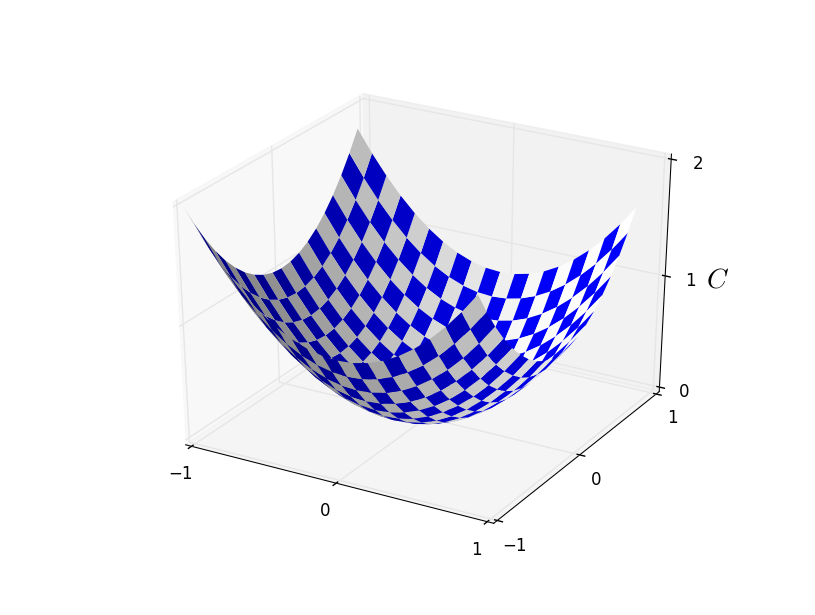

This figure's Python source:
"""valley2.py
~~~~~~~~~~~~~

Plots a function of two variables to minimize.  The function is a
fairly generic valley function.

Note that this is a duplicate of valley.py, but omits labels on the
axis.  It's bad practice to duplicate in this way, but I had
considerable trouble getting matplotlib to update a graph in the way I
needed (adding or removing labels), so finally fell back on this as a
kludge solution.

"""

#### Libraries
# Third party libraries
from matplotlib.ticker import LinearLocator
# Note that axes3d is not explicitly used in the code, but is needed
# to register the 3d plot type correctly
from mpl_toolkits.mplot3d import axes3d 
import matplotlib.pyplot as plt
import numpy

fig = plt.figure()
ax = fig.gca(projection='3d')
X = numpy.arange(-1, 1, 0.1)
Y = numpy.arange(-1, 1, 0.1)
X, Y = numpy.meshgrid(X, Y)
Z = X**2 + Y**2

colortuple = ('w', 'b')
colors = numpy.empty(X.shape, dtype=str)
for x in xrange(len(X)):
    for y in xrange(len(Y)):
        colors[x, y] = colortuple[(x + y) % 2]

surf = ax.plot_surface(X, Y, Z, rstride=1, cstride=1, facecolors=colors,
        linewidth=0)

ax.set_xlim3d(-1, 1)
ax.set_ylim3d(-1, 1)
ax.set_zlim3d(0, 2)
ax.w_xaxis.set_major_locator(LinearLocator(3))
ax.w_yaxis.set_major_locator(LinearLocator(3))
ax.w_zaxis.set_major_locator(LinearLocator(3))
ax.text(1.79, 0, 1.62, "$C$", fontsize=20)

plt.show()
